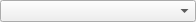
<?xml version="1.0" encoding="UTF-8"?>
<ui version="4.0">
 <class>CategorySelector</class>
 <widget class="QWidget" name="CategorySelector">
  <property name="geometry">
   <rect>
    <x>0</x>
    <y>0</y>
    <width>196</width>
    <height>20</height>
   </rect>
  </property>
  <property name="windowTitle">
   <string>Form</string>
  </property>
  <layout class="QVBoxLayout" name="verticalLayout">
   <property name="spacing">
    <number>0</number>
   </property>
   <property name="leftMargin">
    <number>0</number>
   </property>
   <property name="topMargin">
    <number>0</number>
   </property>
   <property name="rightMargin">
    <number>0</number>
   </property>
   <property name="bottomMargin">
    <number>0</number>
   </property>
   <item>
    <widget class="QComboBox" name="cmbCategories"/>
   </item>
  </layout>
 </widget>
 <resources/>
 <connections/>
</ui>
